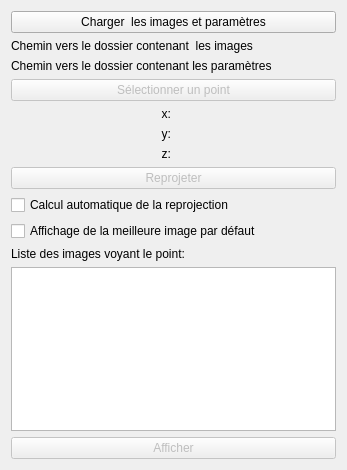
<?xml version="1.0" encoding="UTF-8"?>
<ui version="4.0">
 <class>q3D2DDlg</class>
 <widget class="QDialog" name="q3D2DDlg">
  <property name="geometry">
   <rect>
    <x>0</x>
    <y>0</y>
    <width>347</width>
    <height>470</height>
   </rect>
  </property>
  <property name="windowTitle">
   <string>3D2D</string>
  </property>
  <layout class="QVBoxLayout" name="verticalLayout">
   <item>
    <widget class="QPushButton" name="push_load">
     <property name="sizePolicy">
      <sizepolicy hsizetype="Minimum" vsizetype="Minimum">
       <horstretch>0</horstretch>
       <verstretch>0</verstretch>
      </sizepolicy>
     </property>
     <property name="text">
      <string>Charger  les images et paramètres</string>
     </property>
     <property name="autoDefault">
      <bool>false</bool>
     </property>
    </widget>
   </item>
   <item>
    <widget class="QLabel" name="label_img">
     <property name="text">
      <string>Chemin vers le dossier contenant  les images </string>
     </property>
    </widget>
   </item>
   <item>
    <widget class="QLabel" name="label_param">
     <property name="text">
      <string>Chemin vers le dossier contenant les paramètres</string>
     </property>
    </widget>
   </item>
   <item>
    <widget class="QPushButton" name="push_slctPt">
     <property name="enabled">
      <bool>false</bool>
     </property>
     <property name="text">
      <string>Sélectionner un point</string>
     </property>
     <property name="autoDefault">
      <bool>false</bool>
     </property>
    </widget>
   </item>
   <item>
    <layout class="QGridLayout" name="gridLayout">
     <item row="0" column="0">
      <widget class="QLabel" name="x">
       <property name="text">
        <string>x:</string>
       </property>
       <property name="alignment">
        <set>Qt::AlignRight|Qt::AlignTrailing|Qt::AlignVCenter</set>
       </property>
      </widget>
     </item>
     <item row="0" column="1">
      <widget class="QLabel" name="label_x">
       <property name="text">
        <string/>
       </property>
      </widget>
     </item>
     <item row="1" column="0">
      <widget class="QLabel" name="y">
       <property name="text">
        <string>y:</string>
       </property>
       <property name="alignment">
        <set>Qt::AlignRight|Qt::AlignTrailing|Qt::AlignVCenter</set>
       </property>
       <property name="wordWrap">
        <bool>true</bool>
       </property>
      </widget>
     </item>
     <item row="1" column="1">
      <widget class="QLabel" name="label_y">
       <property name="text">
        <string/>
       </property>
      </widget>
     </item>
     <item row="2" column="0">
      <widget class="QLabel" name="z">
       <property name="text">
        <string>z:</string>
       </property>
       <property name="alignment">
        <set>Qt::AlignRight|Qt::AlignTrailing|Qt::AlignVCenter</set>
       </property>
      </widget>
     </item>
     <item row="2" column="1">
      <widget class="QLabel" name="label_z">
       <property name="text">
        <string/>
       </property>
      </widget>
     </item>
    </layout>
   </item>
   <item>
    <widget class="QPushButton" name="push_reproj">
     <property name="enabled">
      <bool>false</bool>
     </property>
     <property name="text">
      <string>Reprojeter</string>
     </property>
     <property name="autoDefault">
      <bool>false</bool>
     </property>
     <property name="default">
      <bool>false</bool>
     </property>
     <property name="flat">
      <bool>false</bool>
     </property>
    </widget>
   </item>
   <item>
    <widget class="QCheckBox" name="checkBox_autoReproj">
     <property name="text">
      <string>Calcul automatique de la reprojection</string>
     </property>
    </widget>
   </item>
   <item>
    <widget class="QCheckBox" name="checkBox_BestImg">
     <property name="text">
      <string>Affichage de la meilleure image par défaut</string>
     </property>
    </widget>
   </item>
   <item>
    <widget class="QLabel" name="label_5">
     <property name="text">
      <string>Liste des images voyant le point:</string>
     </property>
     <property name="buddy">
      <cstring>label_5</cstring>
     </property>
    </widget>
   </item>
   <item>
    <widget class="QListWidget" name="listImg"/>
   </item>
   <item>
    <widget class="QPushButton" name="push_display">
     <property name="enabled">
      <bool>false</bool>
     </property>
     <property name="text">
      <string>Afficher</string>
     </property>
     <property name="autoDefault">
      <bool>false</bool>
     </property>
    </widget>
   </item>
  </layout>
 </widget>
 <resources/>
 <connections/>
</ui>
